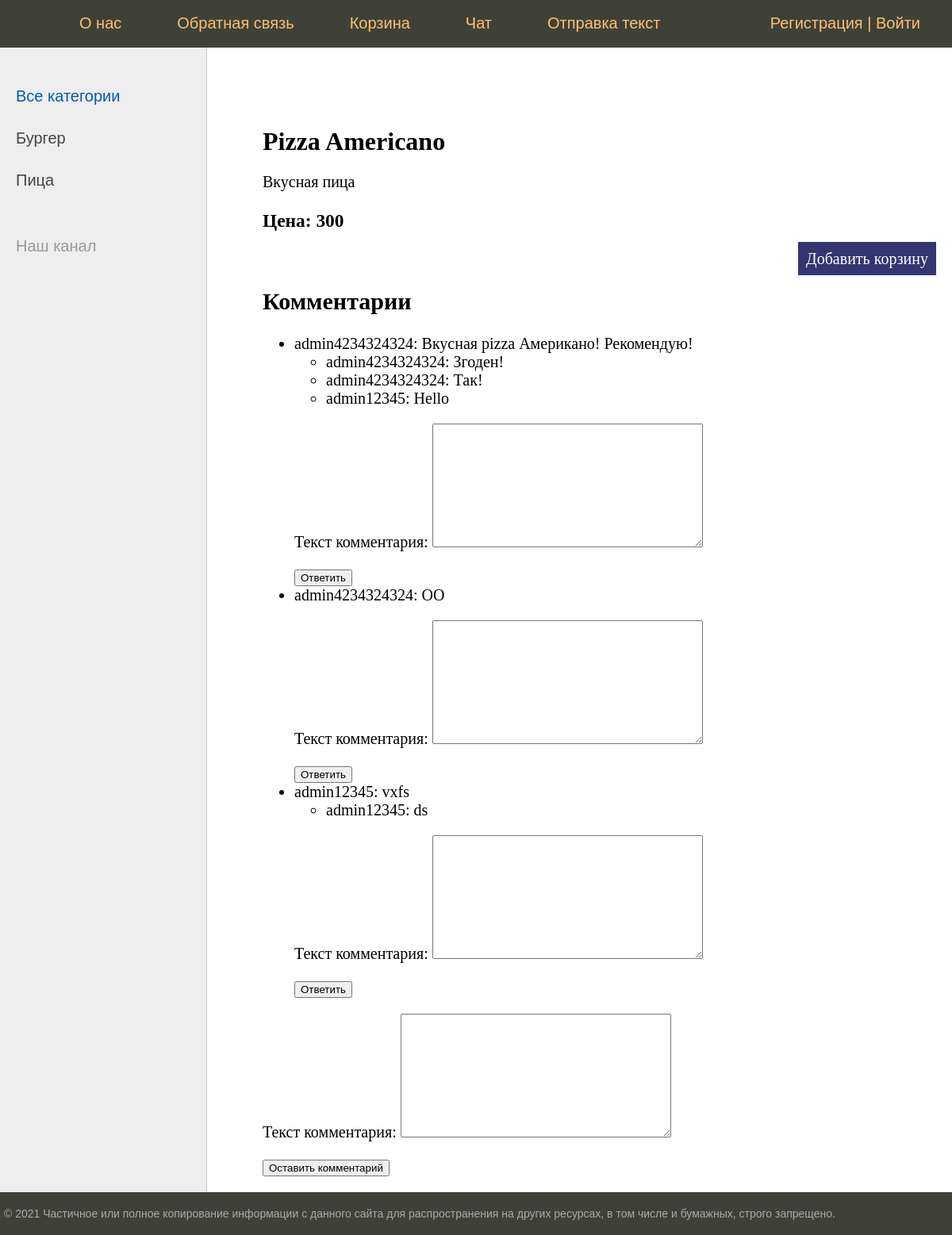
/post/pizza-americano/, run on the app's committed database.
### core/models.py (models this page shows, shortened)
class Category(models.Model):
    name = models.CharField(max_length=100, db_index=True, verbose_name="Категория")
    slug = models.SlugField(max_length=255, unique=True, null=True, db_index=True, verbose_name="URL")
    def get_absolute_url(self):
        return reverse('category', kwargs={'cat_id': self.pk})
    class Meta:
        verbose_name = "Категория"
        verbose_name_plural = 'Категория'
        ordering = ['name']

class Food(models.Model):
    title = models.CharField(max_length=255, verbose_name="Названия")
    content = models.TextField(blank=True, verbose_name="Описания")
    price = models.IntegerField(null=True, verbose_name="Цена")
    slug = models.SlugField(max_length=255, unique=True, null=True, db_index=True, verbose_name="URL")
    photo = models.ImageField(upload_to='photos/%Y/%m/%d', verbose_name="Фото")
    time_create = models.DateTimeField(auto_now_add=True, verbose_name="Время создание")
    time_upload = models.DateTimeField(auto_now=True, verbose_name="Время изменения")
    category = models.ForeignKey('Category', on_delete=models.PROTECT, null=True, verbose_name="Категория")
    class Meta:
        verbose_name = "Меню"
        verbose_name_plural = 'Меню'
        ordering = ['title']

class Comment(models.Model):
    user = models.ForeignKey(User, on_delete=models.CASCADE)
    food = models.ForeignKey(Food, related_name='comments', on_delete=models.CASCADE)
    text = models.TextField(verbose_name="Текст комментария")
    created_date = models.DateTimeField(auto_now_add=True, verbose_name="Дата создания")
    approved_comment = models.BooleanField(default=False)

class Reply(models.Model):
    user = models.ForeignKey(User, on_delete=models.CASCADE)
    comment = models.ForeignKey(Comment, related_name='replies', on_delete=models.CASCADE)
    text = models.TextField(verbose_name="Текст ответа")
    created_date = models.DateTimeField(auto_now_add=True, verbose_name="Дата создания")

### core/views.py (the view)
# urls.py: path('post/<slug:post_slug>/', cache_page(60)(ShowPost.as_view()), name='post'),
class ShowPost(DataMixin, DetailView):
    model = Food
    template_name = 'core/post.html'
    context_object_name = 'post'
    def get_context_data(self, *, object_list=None, **kwargs):
        context = super().get_context_data(**kwargs)
        c_def = self.get_user_context(title="")
        context['comments'] = self.object.comments.all()
        context['form'] = CommentForm()
        return context | c_def
    def get_object(self, queryset=None):
        post_slug = self.kwargs['post_slug']
        return Food.objects.get(slug=post_slug)
    def post(self, request, *args, **kwargs):
        form = CommentForm(request.POST)
        if form.is_valid():
            comment = form.save(commit=False)
            comment.user = request.user
            comment.food = self.get_object()
            comment.save()
            return redirect('post', post_slug=self.get_object().slug)
        context = self.get_context_data()
        context['form'] = form
        return self.render_to_response(context)

### core/forms.py
class CommentForm(forms.ModelForm):
    class Meta:
        model = Comment
        fields = ['text']

### core/utils.py (called while the page is built)
    def get_user_context(self, **kwargs):
        context = kwargs
        cats = cache.get("cats")
        if not cats:
            cats = Category.objects.all()
            cache.set("cats", cats, 15)
        user_menu = menu.copy()
        if not self.request.user.is_authenticated:
            user_menu.pop(1)
        context['menu'] = user_menu
        context['cats'] = cats
        if 'cat_selected' not in context:
            context['cat_selected'] = 0
        return context

### core/templates/core/post.html (shortened to what this page needs)
{% extends 'core/base.html' %}
{% block content %}
<h1>{{post.title}}</h1>
{{post.content|linebreaks}}
    <h3>Цена: {{post.price}}</h3>
<p class="link-read-post"><a href="{% url 'add_to_cart' post.id %}">Добавить корзину</a></p>
<h2>Комментарии</h2>
{% if comments %}
    <ul>
        {% for comment in comments %}
            <li>
                {{ comment.user.username }}: {{ comment.text }}
                {% if comment.replies.all %}
                    <ul>
                        {% for reply in comment.replies.all %}
                            <li>{{ reply.user.username }}: {{ reply.text }}</li>
                        {% endfor %}
                    </ul>
                {% endif %}
                <form method="POST" action="{% url 'reply_create' pk=comment.pk %}">
                    {{ form.as_p }}
                    <button type="submit">Ответить</button>
                </form>
            </li>
        {% endfor %}
    </ul>
{% else %}
    <p>No comments yet.</p>
{% endif %}
<form method="POST" action="{% url 'comment_create' post_slug=post.slug %}">
    {{ form.as_p }}
    <button type="submit">Оставить комментарий</button>
</form>
{% endblock %}

### core/templates/core/base.html (shortened to what this page needs)
{% load static %}
<!DOCTYPE html>
<html>
<head>
	<link type="text/css" href="{% static 'core/css/styles.css' %}" rel="stylesheet" />
</head>
<body>
<table class="table-page" border=0 cellpadding="0" cellspacing="0">
<tr><td valign=top>
{% block mainmenu %}
		<div class="header">
			<ul id="mainmenu" class="mainmenu">
			<li class="logo"><a href="{% url 'home' %}"><div class="logo"></div></a></li>
{% for m in menu %}
		<li><a href="{% url m.url_name %}">{{m.title}}</a></li>
{% endfor %}
			{% if request.user.is_authenticated %}
			<li class="last"> {{user.username}} | <a href="{% url 'logout' %}">Выйти</a></li>
			{% else %}
			<li class="last"><a href="{% url 'register' %}">Регистрация</a> | <a href="{% url 'login' %}">Войти</a></li>
			{% endif %}
			</ul>
		</div>
{% endblock mainmenu %}
<table class="table-content" border=0 cellpadding="0" cellspacing="0">
<tr>
	<td valign="top" class="left-chapters">
	<ul id="leftchapters">
{% if cat_selected == 0 %}
		<li class="selected">Все категории</li>
{% else %}
		<li><a href="{% url 'home' %}">Все категории</a></li>
{% endif %}
{% for c in cats %}
		{% if c.slug == cat_selected %}
			<li class="selected">{{c.name}}</li>
		{% else %}
			<li><a href="{{ c.get_absolute_url }}">{{c.name}}</a></li>
		{% endif %}
{% endfor %}
		<li class="share">
		<p>Наш канал</p>
		<a class="share-yt" href="https://www.youtube.com/channel/UClJzWfGWuGJL2t-3dYKcHTA/playlists" target="_blank" rel="nofollow"></a>
		</li>
	</ul>
</td>
<td valign="top" class="content">
	<div class="content-text">
	{% block content %}
	{% endblock %}
	</div>
</td></tr></table>
</td></tr>
<tr><td valign=top>
	<div id="footer">
		<p>&copy; 2021 Частичное или полное копирование информации с данного сайта для распространения на других ресурсах, в том числе и бумажных, строго запрещено.</p>
	</div>
</td></tr></table>
</body>
</html>

### core/static/core/css/styles.css (style rules this page uses)
html, body { font-family: 'Arial'; margin: 0; padding: 0; height: 100%; width: 100%; color: #444; }
a { color: #0059b2; text-decoration: none; }
p.link-read-post { text-align: right; }
p.link-read-post a { padding: 10px; min-width: 100px; background: #333671; color: #fff; text-decoration: none; }
.table-page { width: 100%; height: 100%; vertical-align: top; }
.table-page tr { height: 100%; }
.header { background: #3F4137; height: 60px; }
.logo { background: url('../images/logo.png') no-repeat 10px 5px; width: 70px; height: 60px; }
ul.mainmenu { list-style: none; margin: 0; padding: 0; height: 60px; color: #fdc073; font-size: 20px; overflow: hidden; }
ul.mainmenu li { float: left; margin: 18px 40px 0 30px; }
ul.mainmenu li.logo { margin: 0; }
ul.mainmenu li.last { float: right; }
ul.mainmenu li a { color: #fdc073; text-decoration: none; }
.table-content { width: 100%; min-height: 100%; height: 100%; }
.left-chapters { margin: 0; background: #eee; border-right: 1px solid #ccc; min-height: 100%; }
.left-chapters ul { width: 230px; min-height: 100%; margin: 0; padding: 20px 10px 10px 20px; list-style: none; font-size: 20px; }
.left-chapters ul li { margin: 30px 0 0 0; color: #999; }
.left-chapters ul li.selected { color: #0059b2; }
.left-chapters ul li a { color: #444; text-decoration: none; }
.left-chapters ul li.share { margin: 60px 0 0 0; }
.left-chapters ul li.share p { margin: 30px 0 30px 0; }
.left-chapters ul li.share a { display: inline-block; width: 40px; height: 40px; margin: 0 20px 0 0; }
.left-chapters ul li.share a.share-yt { width: 100%; height: 30px; background: url('../images/share_yt.png') no-repeat 0 0 }
.content { padding: 40px 20px 20px 40px; width: 100%; box-sizing: border-box; }
.content-text { margin: 60px 0 0 30px; color: #000; font-size: 20px; font-family: Yandex Sans Display Light; }
.content-text h1 { font-size: 32px; }
#footer { box-sizing: border-box; background: #3F4137; padding: 5px; color: #aaa; font-size: 14px; font-family: Verdana, Geneva, Arial, Helvetica; text-align: left; overflow: hidden; }

### data on the page
Category: name "Бургер"
Category: name "Пица"
Food: title "Pizza Americano", content "Вкусная пица", price "300"
Comment: user.username "admin4234324324", text "Вкусная pizza Американо! Рекомендую!"
Reply: user.username "admin4234324324", text "Згоден!"
Reply: user.username "admin4234324324", text "Так!"
Reply: user.username "admin12345", text "Hello"
Comment: user.username "admin4234324324", text "ОО"
Comment: user.username "admin12345", text "vxfs"
Reply: user.username "admin12345", text "ds"

### other printed values
{{ m.title }} "О нас" "Обратная связь" "Корзина" "Чат" "Отправка текст"
